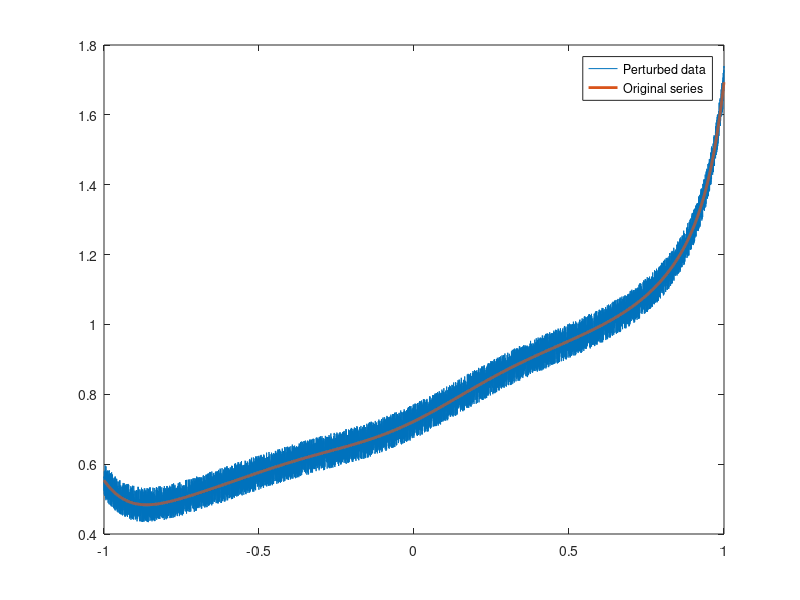

The MATLAB script that drew this image: (Note: this script raises an error after producing the figure.)
% Least squares in L^2 to obtain Chebyshev coefficients of a function on a
% uniform grid

% Build resampling matrices
% Chebyshev coefficients to Chebyshev values
NCheb = 16;
th_Cheb =fliplr(2.0*(0:NCheb-1)'+1)*pi/(2*NCheb);
sCheb = cos(th_Cheb);
CoeffsToValsCheb = cos(th_Cheb.*(0:NCheb-1));
% Chebyshev coefficients to uniform values
Nuni = 10000;
ds = 2/(Nuni-1);
sUni = (1:-ds:-1)';
CoeffstoValsUniform = cos(acos(sUni).* (0:NCheb-1));
% Matrix from Cheb values to uniform values
ChebtoUniform = CoeffstoValsUniform*CoeffsToValsCheb^-1;
% Check
% y = sCheb.^5-sCheb.^10+sCheb;
% max(abs(ChebtoUniform*y-(sUni.^5-sUni.^10+sUni)))
% Take 16 randomly decaying Chebyshev coefficients and sample that
% Chebyshev series on the uniform grid
rng(0);
chat = rand(NCheb,1).*exp(-0.5*(0:NCheb-1)');
univals = CoeffstoValsUniform*chat; % values on uniform grid
univalsPerturbed = univals+(rand(Nuni,1)-0.5)*0.1; % randomly perturbed
plot(sUni,univalsPerturbed)
hold on
plot(sUni,univals,'LineWidth',2.0)
legend('Perturbed data','Original series')

% Compute coefficients by integration (Simpson's rule for theta)
% Weights for trapezoidal rule
thetasUni = acos(sUni);
dthetaMax = acos(1-ds)-acos(1); % for convergence tracking
% Simpson's rule to compute integrals
ChebIntsSimp=zeros(NCheb,1);
ChebIntsSimpPert=zeros(NCheb,1);
for k=1:NCheb
    fk = CoeffstoValsUniform(:,k).*univals;
    fpertk = CoeffstoValsUniform(:,k).*univalsPerturbed;
    ChebIntsSimp(k) = simpson_nonuniform(acos(sUni),fk);
    ChebIntsSimpPert(k) = simpson_nonuniform(acos(sUni),fpertk);
end
% Normalize by Chebyshev integrals 
ChebIntsSimp = ChebIntsSimp./[pi; pi/2*ones(NCheb-1,1)];
ChebIntsSimpPert = ChebIntsSimpPert./[pi; pi/2*ones(NCheb-1,1)];
% Error 
max(abs(ChebIntsSimp-chat))
% Plot normal and perturbed coefficients
figure;
semilogy(0:NCheb-1,abs(chat),'-o',0:NCheb-1,abs(ChebIntsSimp),'s',0:NCheb-1,abs(ChebIntsSimpPert),'d',...
    'MarkerSize',8,'LineWidth',2.0)
legend('Original','Simpson','Simpson for perturbed')

function result = simpson_nonuniform(x, f)
    %Simpson rule for irregularly spaced data.
    N = length(x) - 1;
    h = x(2:end)-x(1:end-1);
    result = 0.0;
    for i=2:2:N
        hph = h(i) + h(i - 1);
        result=result+ f(i) * ( h(i).^3 + h(i - 1).^3+ 3. * h(i) * h(i - 1) * hph )...
                     / ( 6 * h(i) * h(i - 1));
        result =result+ f(i - 1) * ( 2. * h(i - 1).^3 - h(i).^3+ 3. * h(i) * h(i - 1).^2)...
                     / ( 6 * h(i - 1) * hph);
        result =result+ f(i + 1) * ( 2. * h(i).^3 - h(i - 1).^3 + 3. * h(i - 1) * h(i).^2)...
                     / ( 6 * h(i) * hph );
    end
    if (mod((N + 1),2) == 0)
        result =result+ f(N+1) * ( 2 * h(N).^2 + 3. * h(N-1) * h(N))/ ( 6 *( h(N-1) + h(N)));
        result =result+ f(N)*(h(N).^2+ 3*h(N)* h(N-1))/( 6 * h(N-1));
        result =result- f(N-1)* h(N).^3/( 6 * h(N-1) * (h(N-1) + h(N)));
    end
end